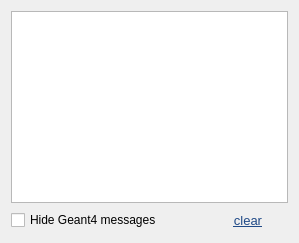
        <widget class="QWidget" name="tab_21">
         <attribute name="title">
          <string>Messages</string>
         </attribute>
         <layout class="QVBoxLayout" name="verticalLayout_26">
          <item>
           <widget class="QTextBrowser" name="out">
            <property name="layoutDirection">
             <enum>Qt::LeftToRight</enum>
            </property>
           </widget>
          </item>
          <item>
           <layout class="QHBoxLayout" name="horizontalLayout_17">
            <item>
             <widget class="QCheckBox" name="hide_g4_messages">
              <property name="text">
               <string>Hide Geant4 messages</string>
              </property>
             </widget>
            </item>
            <item>
             <spacer name="horizontalSpacer_12">
              <property name="orientation">
               <enum>Qt::Horizontal</enum>
              </property>
              <property name="sizeHint" stdset="0">
               <size>
                <width>40</width>
                <height>20</height>
               </size>
              </property>
             </spacer>
            </item>
            <item>
             <widget class="QPushButton" name="clearOutput">
              <property name="font">
               <font>
                <family>Ubuntu</family>
                <pointsize>10</pointsize>
                <underline>true</underline>
               </font>
              </property>
              <property name="styleSheet">
               <string notr="true">color: rgb(32, 74, 135);</string>
              </property>
              <property name="text">
               <string>clear</string>
              </property>
              <property name="flat">
               <bool>true</bool>
              </property>
             </widget>
            </item>
           </layout>
          </item>
         </layout>
        </widget>
